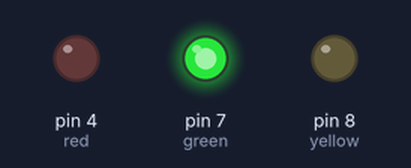
The sketch below on a simulated Arduino Uno, built with avr-gcc and run on an emulated ATmega328P. Shown: output pins drawn as LEDs (lit = HIGH).

Above: at 2.5 s.
At 6.0 s:
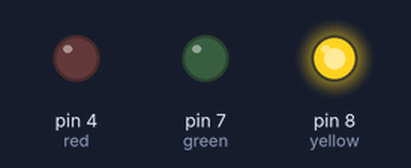
At 9.5 s:
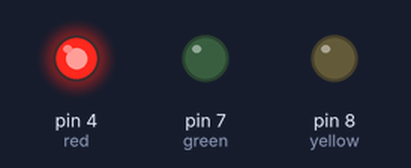
Timing chart, 0 to 15.6 s (numbered marks = the images above):
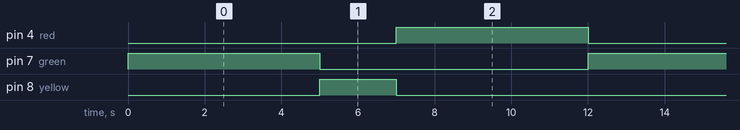

The sketch:

blink.ino
```cpp
void setup()
{
    pinMode(7, OUTPUT); //green
    pinMode(8,OUTPUT); //yellow
    pinMode(4,OUTPUT); //red
}


void loop()
{
      digitalWrite(4, LOW);  //green
    digitalWrite(8, LOW);
    digitalWrite(7, HIGH);
    delay(5000);

    digitalWrite(4, LOW);  //yellow
    digitalWrite(8, HIGH);
    digitalWrite(7, LOW);
    delay(2000);

     digitalWrite(4, HIGH); //red
    digitalWrite(8, LOW);
    digitalWrite(7, LOW);
    delay(5000);


}
```

Measured:
- by itself, pin 4 (red), pin 7 (green): alternates HIGH for 5.0 s and LOW for 7.0 s
- by itself, pin 8 (yellow): alternates HIGH for 2.0 s and LOW for 10.0 s
- by itself, everything shown: repeats every 12.0 s, in 3 steps
